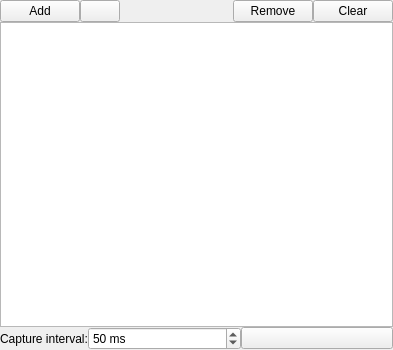
<?xml version="1.0" encoding="UTF-8"?>
<ui version="4.0">
 <class>PointListWidget</class>
 <widget class="QWidget" name="PointListWidget">
  <property name="geometry">
   <rect>
    <x>0</x>
    <y>0</y>
    <width>393</width>
    <height>350</height>
   </rect>
  </property>
  <property name="windowTitle">
   <string>Form</string>
  </property>
  <layout class="QVBoxLayout" name="verticalLayout">
   <property name="spacing">
    <number>0</number>
   </property>
   <property name="margin">
    <number>0</number>
   </property>
   <item>
    <layout class="QHBoxLayout" name="horizontalLayout">
     <property name="spacing">
      <number>0</number>
     </property>
     <item>
      <widget class="QPushButton" name="addPushButton">
       <property name="text">
        <string>Add</string>
       </property>
      </widget>
     </item>
     <item>
      <widget class="ActionTools::ChoosePositionPushButton" name="addPositionPushButton">
       <property name="text">
        <string/>
       </property>
      </widget>
     </item>
     <item>
      <spacer name="horizontalSpacer">
       <property name="orientation">
        <enum>Qt::Horizontal</enum>
       </property>
       <property name="sizeHint" stdset="0">
        <size>
         <width>40</width>
         <height>20</height>
        </size>
       </property>
      </spacer>
     </item>
     <item>
      <widget class="QPushButton" name="removePushButton">
       <property name="text">
        <string>Remove</string>
       </property>
      </widget>
     </item>
     <item>
      <widget class="QPushButton" name="clearPushButton">
       <property name="text">
        <string>Clear</string>
       </property>
      </widget>
     </item>
    </layout>
   </item>
   <item>
    <widget class="QListWidget" name="list">
     <property name="editTriggers">
      <set>QAbstractItemView::AnyKeyPressed|QAbstractItemView::DoubleClicked|QAbstractItemView::EditKeyPressed</set>
     </property>
    </widget>
   </item>
   <item>
    <layout class="QFormLayout" name="formLayout">
     <property name="fieldGrowthPolicy">
      <enum>QFormLayout::AllNonFixedFieldsGrow</enum>
     </property>
     <item row="0" column="0">
      <widget class="QLabel" name="label">
       <property name="text">
        <string>Capture interval:</string>
       </property>
      </widget>
     </item>
     <item row="0" column="1">
      <layout class="QHBoxLayout" name="horizontalLayout_2">
       <item>
        <widget class="QSpinBox" name="captureIntervalSpinBox">
         <property name="suffix">
          <string> ms</string>
         </property>
         <property name="maximum">
          <number>3600000</number>
         </property>
         <property name="value">
          <number>50</number>
         </property>
        </widget>
       </item>
       <item>
        <widget class="ActionTools::ChoosePositionPushButton" name="capturePathPushButton">
         <property name="text">
          <string/>
         </property>
        </widget>
       </item>
      </layout>
     </item>
    </layout>
   </item>
  </layout>
 </widget>
 <customwidgets>
  <customwidget>
   <class>ActionTools::ChoosePositionPushButton</class>
   <extends>QPushButton</extends>
   <header>choosepositionpushbutton.h</header>
  </customwidget>
 </customwidgets>
 <resources/>
 <connections/>
</ui>
